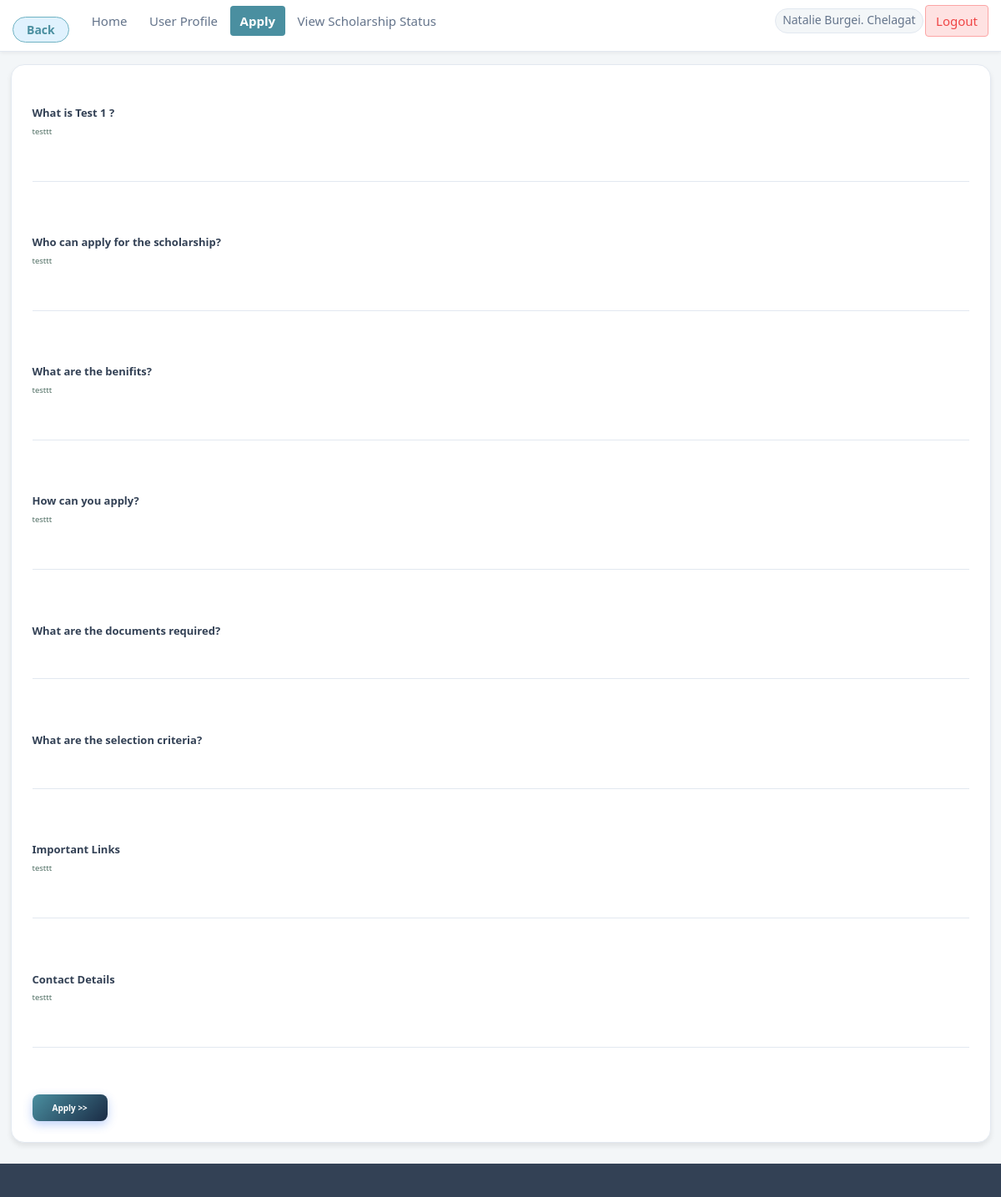
/student/tempschdesc.php?sch=34 (signed in), run on the app's committed database.
### tables this page shows
CREATE TABLE `scholarship` (
  `scholarshipID` int(11) NOT NULL AUTO_INCREMENT,
  `sigID` int(11) NOT NULL,
  `schname` varchar(255) NOT NULL,
  `schlocation` varchar(255) NOT NULL,
  `schlocationfrom` varchar(255) NOT NULL,
  `degree` varchar(255) NOT NULL,
  `gender` varchar(20) NOT NULL,
  `target_financial_need` enum('Any','Low','Medium','High','Critical') DEFAULT 'Any',
  `religion` varchar(55) NOT NULL,
  `sch` varchar(30) NOT NULL,
  `appDeadline` date NOT NULL,
  `granteesNum` int(11) NOT NULL,
  `funding` varchar(20) NOT NULL,
  `description` varchar(4095) NOT NULL,
  `eligibility` varchar(4095) NOT NULL,
  `benefits` varchar(4095) NOT NULL,
  `apply` varchar(4095) NOT NULL,
  `links` varchar(1024) NOT NULL,
  `contact` varchar(1024) NOT NULL,
  `adminapproval` varchar(20) NOT NULL,
  `previous_adminapproval` varchar(20) NOT NULL,
  `schstatus` varchar(20) NOT NULL DEFAULT 'active',
  PRIMARY KEY (`scholarshipID`)
);

### student/tempschdesc.php (the view, shortened to what this page needs)
<!DOCTYPE HTML>
<html>
  <head>
      <link href="../css/bootstrap.min.css" rel="stylesheet">
      <link href="../css/user.css" rel="stylesheet">
      <link href="../css/pages/student.css" rel="stylesheet">
      <link href="../css/pages/student-dashboard.css" rel="stylesheet">
  </head>
  <body class="app-shell">
    <div class="app-page">
        <?php
          require '../includes/nav-student.php';
        ?>
        <article id="main">
          <?php
            $conn = getDbConnection();
            $schid = 0;
            if (isset($_GET['sch'])) {
              $schid = (int)$_GET['sch'];
            } elseif (isset($_GET['id'])) {
              $schid = (int)$_GET['id'];
            }
            $sigID = '';
            $schFound = false;
            $schname = $description = $eligibility = $benefits = $apply = $links = $contact = '';
            if ($schid > 0) {
              $schStmt = $conn->prepare("SELECT * FROM scholarship WHERE scholarshipID = ? LIMIT 1");
              if ($schStmt) {
                $schStmt->bind_param("i", $schid);
                $schStmt->execute();
                $schRow = $schStmt->get_result()->fetch_assoc();
                if ($schRow) {
                  $schFound = true;
                  $sigID = (string)($schRow['sigID'] ?? '');
                  $schname = (string)($schRow['schname'] ?? '');
                  $description = (string)($schRow['description'] ?? '');
                  $eligibility = (string)($schRow['eligibility'] ?? '');
                  $benefits = (string)($schRow['benefits'] ?? '');
                  $apply = (string)($schRow['apply'] ?? '');
                  $links = (string)($schRow['links'] ?? '');
                  $contact = (string)($schRow['contact'] ?? '');
                }
              }
            }
            if ($schFound) {
          ?>
            <section class="content-card container">
                <div class="content">
                  <section style="text-align: justify;">
                    <h1><b>What is <?php echo $schname; ?> ?</b></h1>
                    <p><?php echo $description; ?></p>
                  </section>
                  <br><hr><br>
                  <section>
                    <h1><b>Who can apply for the scholarship?</b></h1>
                    <p><?php echo $eligibility; ?></p>
                  </section>
                  <br><hr><br>
                  <section>
                    <h1><b>What are the benifits?</b></h1>
                    <p><?php echo $benefits; ?></p>
                  </section>
                  <br><hr><br>
                  <section>
                    <h1><b>How can you apply?</b></h1>
                    <p><?php echo $apply; ?></p>
                  </section>
                  <br><hr><br>
                  <section>
                    <h1><b>What are the documents required?</b></h1>
                  </section>
                  <br><hr><br>
                  <section>
                    <h1><b>What are the selection criteria?</b></h1>
                  </section>
                  <br><hr><br>
                  <section>
                    <h1><b>Important Links</b></h1>
                    <p><?php echo $links; ?></p>
                  </section>
                  <br><hr><br>
                  <section>
                    <h1><b>Contact Details</b></h1>
                    <p><?php echo $contact; ?></p>
                  </section>
                  <br><hr><br>
                    <?php if ((int)$sigID > 0) { ?>
                      <form action="apply.php" method="post">
                          <input type="submit" name="apply" value="Apply >>">
                      </form>
                    <?php } else { ?>
                      <p style="color:#b91c1c; font-weight:600;">This scholarship is missing signatory ownership data, so applications are temporarily unavailable.</p>
                      <a href="tempUserApply.php" class="button">Back to Scholarships</a>
                    <?php } ?>
                </div>
            </section>
            <?php }
            ?>
        </article>
        <footer id="footer">
        </footer>
    </div>
  </body>
</html>

### css/user.css (style rules this page uses)
:root { --stu-bg-0: #f2fbf7; --stu-bg-1: #e1f6ec; --stu-ink: #17342b; --stu-ink-soft: #4f6e63; --stu-accent: #0d9488; --stu-accent-2: #22c55e; --stu-surface: #ffffff; --stu-border: #cfe8dd; }
article#main p, #cta p { color: var(--stu-ink-soft); }
#footer { color: #4f6e63; }

### css/pages/student-dashboard.css (style rules this page uses)
:root { --brand: #4a8fa0; --brand-dark: #1a2b45; --brand-light: #e0f2fe; --brand-muted: #6fb2c2; --success: #10b981; --success-bg: #d1fae5; --warning: #f59e0b; --warning-bg: #fef3c7; --danger: #ef4444; --danger-bg: #fee2e2; --info: #4a8fa0; --info-bg: #e0f2fe; --bg-page: #f3f6f8; --bg-card: #ffffff; --border: #e2e8f0; --border-focus: var(--brand); --text-main: #334155; --text-muted: #64748b; --text-inverse: #ffffff; --shadow-xs: 0 2px 4px rgba(0,0,0,0.05); --shadow-sm: 0 4px 6px rgba(0,0,0,0.08); --shadow-md: 0 10px 15px -3px rgba(0, 0, 0, 0.1); --shadow-brand: 0 8px 24px rgba(74, 143, 160, 0.18); --shadow-card-hover: 0 8px 28px rgba(74, 143, 160, 0.14); --radius-sm: 4px; --radius-md: 8px; --radius-lg: 12px; --radius-xl: 16px; --radius-full: 9999px; --ease: ease; --t-fast: 150ms; --t-base: 220ms; --t-slow: 400ms; --nav-h: 62px; }
*, *::before, *::after { box-sizing: border-box; margin: 0; padding: 0; }
html { scroll-behavior: smooth; }
body { font-family: system-ui, -apple-system, 'Segoe UI', Roboto, sans-serif; background: var(--bg-page); color: var(--text-main); font-size: 16px; line-height: 1.6; -webkit-font-smoothing: antialiased; overflow-x: hidden; }
body.app-shell { background: var(--bg-page); }
.app-page { display: flex; flex-direction: column; min-height: 100vh; }
.content-card.container, section.content-card.container { background: var(--bg-card); border-radius: var(--radius-xl); box-shadow: var(--shadow-sm); border: 1px solid var(--border); padding: 2.5rem; width: calc(100% - 2.5rem); max-width: none; margin: 1.5rem 1.25rem 2.5rem; animation: slideUpFade var(--t-slow) var(--ease) .15s both; }
input[type="submit"], .btn-primary, button.btn-primary, button[type="submit"] { display: inline-flex; align-items: center; justify-content: center; background: linear-gradient(135deg, var(--brand) 0%, var(--brand-dark) 100%); color: #fff; border: none; padding: .75rem 2rem; font-size: .95rem; font-weight: 700; border-radius: var(--radius-md); cursor: pointer; box-shadow: 0 4px 12px rgba(37,99,235,.3); transition: transform var(--t-base) var(--ease), box-shadow var(--t-base) var(--ease); position: relative; overflow: hidden; }
.content-card section h1 { font-size: 1.3rem; font-weight: 700; color: var(--text-main); margin-bottom: .75rem; padding-top: .5rem; }
.content-card section p { font-size: .95rem; color: var(--text-muted); line-height: 1.7; }
.content-card hr { border: none; height: 1px; background: var(--border); margin: 1.5rem 0; }
.content-card form input[type="submit"], .content-card form button[type="submit"] { margin-top: 1.5rem; padding: .8rem 2.4rem; font-size: 1rem; }
#footer { background: var(--text-main); color: #94a3b8; padding: 1.5rem 2rem; text-align: center; font-size: .9rem; margin-top: auto; }
.stagger-item { opacity: 0; transform: translateY(14px); font-size: 75%; animation: slideUpFade .5s var(--ease) forwards; }

### data on the page
scholarship: schname "Test 1", description "testtt", eligibility "testtt", benefits "testtt", apply "testtt", links "testtt", contact "testtt"

### other printed values
$_SESSION['currentUserName'] "Natalie Burgei. Chelagat"
